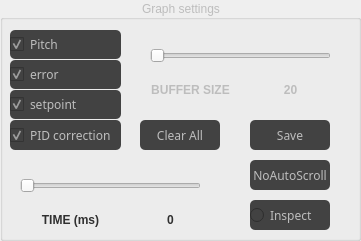
  <widget class="QGroupBox" name="groupBox">
   <property name="geometry">
    <rect>
     <x>580</x>
     <y>390</y>
     <width>361</width>
     <height>241</height>
    </rect>
   </property>
   <property name="styleSheet">
    <string notr="true">color: #BDBDBD;</string>
   </property>
   <property name="title">
    <string>Graph settings</string>
   </property>
   <property name="alignment">
    <set>Qt::AlignCenter</set>
   </property>
   <widget class="QCheckBox" name="Correction">
    <property name="geometry">
     <rect>
      <x>10</x>
      <y>120</y>
      <width>111</width>
      <height>30</height>
     </rect>
    </property>
    <property name="font">
     <font>
      <family>Chilanka</family>
     </font>
    </property>
    <property name="styleSheet">
     <string notr="true">color: #BDBDBD;
background-color: #424242;
border-radius: 5px;</string>
    </property>
    <property name="text">
     <string>PID correction</string>
    </property>
    <property name="checked">
     <bool>true</bool>
    </property>
   </widget>
   <widget class="QCheckBox" name="Error">
    <property name="geometry">
     <rect>
      <x>10</x>
      <y>60</y>
      <width>111</width>
      <height>29</height>
     </rect>
    </property>
    <property name="font">
     <font>
      <family>Chilanka</family>
     </font>
    </property>
    <property name="styleSheet">
     <string notr="true">color: #BDBDBD;
background-color: #424242;
border-radius: 5px;</string>
    </property>
    <property name="text">
     <string>error</string>
    </property>
    <property name="checked">
     <bool>true</bool>
    </property>
   </widget>
   <widget class="QCheckBox" name="Value">
    <property name="geometry">
     <rect>
      <x>10</x>
      <y>30</y>
      <width>111</width>
      <height>29</height>
     </rect>
    </property>
    <property name="font">
     <font>
      <family>Chilanka</family>
     </font>
    </property>
    <property name="styleSheet">
     <string notr="true">color: #BDBDBD;
background-color: #424242;
border-radius: 5px;</string>
    </property>
    <property name="text">
     <string>Pitch</string>
    </property>
    <property name="checked">
     <bool>true</bool>
    </property>
   </widget>
   <widget class="QCheckBox" name="Setpoint">
    <property name="geometry">
     <rect>
      <x>10</x>
      <y>90</y>
      <width>111</width>
      <height>29</height>
     </rect>
    </property>
    <property name="font">
     <font>
      <family>Chilanka</family>
     </font>
    </property>
    <property name="styleSheet">
     <string notr="true">color: #BDBDBD;
background-color: #424242;
border-radius: 5px;</string>
    </property>
    <property name="text">
     <string>setpoint</string>
    </property>
    <property name="checked">
     <bool>true</bool>
    </property>
   </widget>
   <widget class="QSlider" name="Buffer">
    <property name="geometry">
     <rect>
      <x>150</x>
      <y>40</y>
      <width>181</width>
      <height>31</height>
     </rect>
    </property>
    <property name="font">
     <font>
      <pointsize>10</pointsize>
     </font>
    </property>
    <property name="minimum">
     <number>20</number>
    </property>
    <property name="maximum">
     <number>2000</number>
    </property>
    <property name="singleStep">
     <number>20</number>
    </property>
    <property name="pageStep">
     <number>500</number>
    </property>
    <property name="value">
     <number>20</number>
    </property>
    <property name="orientation">
     <enum>Qt::Horizontal</enum>
    </property>
   </widget>
   <widget class="QPushButton" name="Clear">
    <property name="enabled">
     <bool>true</bool>
    </property>
    <property name="geometry">
     <rect>
      <x>140</x>
      <y>120</y>
      <width>80</width>
      <height>30</height>
     </rect>
    </property>
    <property name="font">
     <font>
      <family>Chilanka</family>
     </font>
    </property>
    <property name="styleSheet">
     <string notr="true">color: #BDBDBD;
background-color: #424242;
border-radius: 5px;</string>
    </property>
    <property name="text">
     <string>Clear All</string>
    </property>
   </widget>
   <widget class="QLabel" name="BufferLabel">
    <property name="geometry">
     <rect>
      <x>140</x>
      <y>80</y>
      <width>101</width>
      <height>20</height>
     </rect>
    </property>
    <property name="font">
     <font>
      <pointsize>9</pointsize>
      <weight>75</weight>
      <bold>true</bold>
     </font>
    </property>
    <property name="styleSheet">
     <string notr="true">color: #BDBDBD;</string>
    </property>
    <property name="text">
     <string>BUFFER SIZE</string>
    </property>
    <property name="alignment">
     <set>Qt::AlignCenter</set>
    </property>
   </widget>
   <widget class="QLabel" name="BufferValue">
    <property name="geometry">
     <rect>
      <x>260</x>
      <y>80</y>
      <width>61</width>
      <height>20</height>
     </rect>
    </property>
    <property name="font">
     <font>
      <pointsize>9</pointsize>
      <weight>75</weight>
      <bold>true</bold>
     </font>
    </property>
    <property name="styleSheet">
     <string notr="true">color: #BDBDBD;</string>
    </property>
    <property name="text">
     <string>20</string>
    </property>
    <property name="alignment">
     <set>Qt::AlignCenter</set>
    </property>
   </widget>
   <widget class="QPushButton" name="Save">
    <property name="enabled">
     <bool>true</bool>
    </property>
    <property name="geometry">
     <rect>
      <x>250</x>
      <y>120</y>
      <width>80</width>
      <height>30</height>
     </rect>
    </property>
    <property name="font">
     <font>
      <family>Chilanka</family>
     </font>
    </property>
    <property name="styleSheet">
     <string notr="true">color: #BDBDBD;
background-color: #424242;
border-radius: 5px;</string>
    </property>
    <property name="text">
     <string>Save</string>
    </property>
   </widget>
   <widget class="QSlider" name="Manual">
    <property name="enabled">
     <bool>false</bool>
    </property>
    <property name="geometry">
     <rect>
      <x>20</x>
      <y>170</y>
      <width>181</width>
      <height>31</height>
     </rect>
    </property>
    <property name="font">
     <font>
      <pointsize>10</pointsize>
     </font>
    </property>
    <property name="styleSheet">
     <string notr="true"/>
    </property>
    <property name="minimum">
     <number>0</number>
    </property>
    <property name="maximum">
     <number>0</number>
    </property>
    <property name="singleStep">
     <number>20</number>
    </property>
    <property name="pageStep">
     <number>500</number>
    </property>
    <property name="value">
     <number>0</number>
    </property>
    <property name="orientation">
     <enum>Qt::Horizontal</enum>
    </property>
   </widget>
   <widget class="QRadioButton" name="Inspect">
    <property name="geometry">
     <rect>
      <x>250</x>
      <y>200</y>
      <width>80</width>
      <height>30</height>
     </rect>
    </property>
    <property name="font">
     <font>
      <family>Chilanka</family>
     </font>
    </property>
    <property name="styleSheet">
     <string notr="true">color: #BDBDBD;
background-color: #424242;
border-radius: 5px;</string>
    </property>
    <property name="text">
     <string>Inspect</string>
    </property>
   </widget>
   <widget class="QLabel" name="ManualLabel">
    <property name="enabled">
     <bool>false</bool>
    </property>
    <property name="geometry">
     <rect>
      <x>20</x>
      <y>210</y>
      <width>101</width>
      <height>20</height>
     </rect>
    </property>
    <property name="font">
     <font>
      <pointsize>9</pointsize>
      <weight>75</weight>
      <bold>true</bold>
     </font>
    </property>
    <property name="styleSheet">
     <string notr="true">:enabled {
color: #BDBDBD;
}
:disabled {
color: #303030;
}</string>
    </property>
    <property name="text">
     <string>TIME (ms)</string>
    </property>
    <property name="alignment">
     <set>Qt::AlignCenter</set>
    </property>
   </widget>
   <widget class="QLabel" name="ManualValue">
    <property name="enabled">
     <bool>false</bool>
    </property>
    <property name="geometry">
     <rect>
      <x>140</x>
      <y>210</y>
      <width>61</width>
      <height>20</height>
     </rect>
    </property>
    <property name="font">
     <font>
      <pointsize>9</pointsize>
      <weight>75</weight>
      <bold>true</bold>
     </font>
    </property>
    <property name="styleSheet">
     <string notr="true">:enabled {
color: #BDBDBD;
}
:disabled {
color: #303030;
}</string>
    </property>
    <property name="text">
     <string>0</string>
    </property>
    <property name="alignment">
     <set>Qt::AlignCenter</set>
    </property>
   </widget>
   <widget class="QPushButton" name="AutoScroll">
    <property name="enabled">
     <bool>true</bool>
    </property>
    <property name="geometry">
     <rect>
      <x>250</x>
      <y>160</y>
      <width>80</width>
      <height>30</height>
     </rect>
    </property>
    <property name="font">
     <font>
      <family>Chilanka</family>
     </font>
    </property>
    <property name="styleSheet">
     <string notr="true">:enabled {
color: #BDBDBD;
background-color: #424242;
border-radius: 5px;
}
:disabled {
color: #212121;
background-color: #303030;
border-radius: 5px;
}
</string>
    </property>
    <property name="text">
     <string>NoAutoScroll</string>
    </property>
   </widget>
  </widget>
